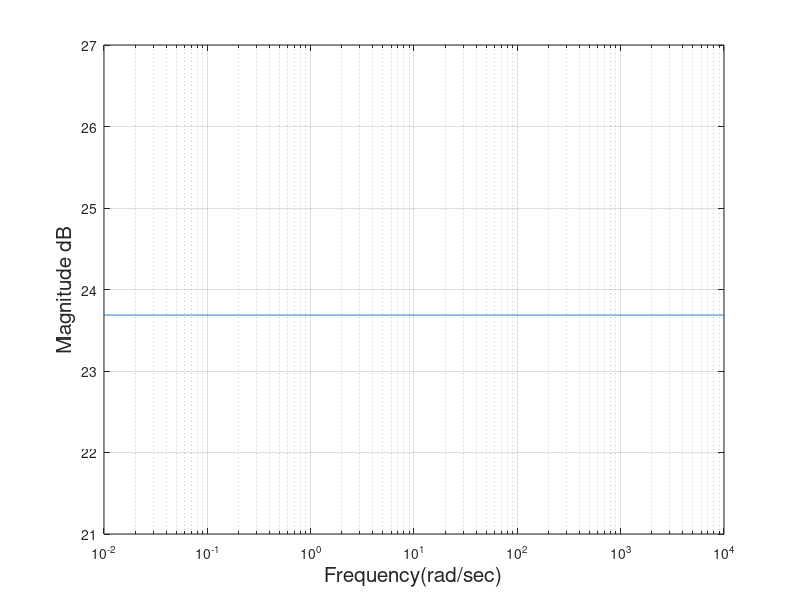
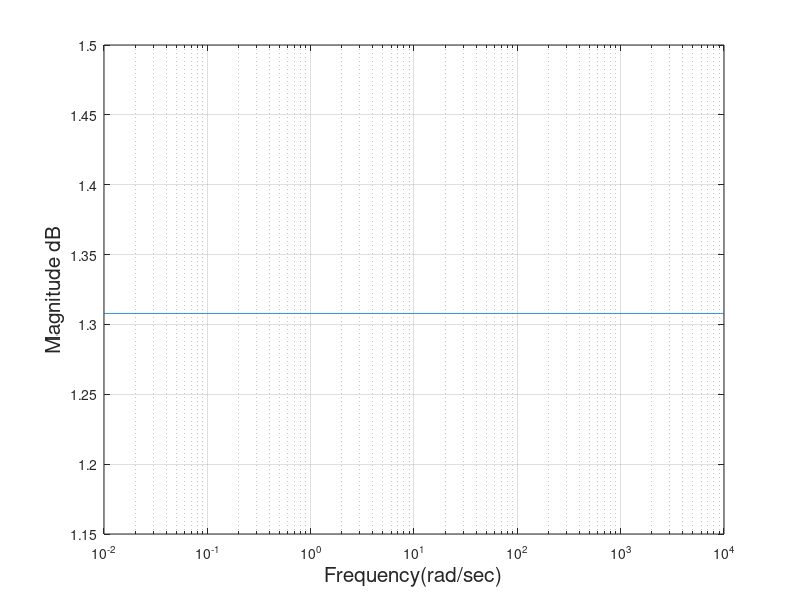
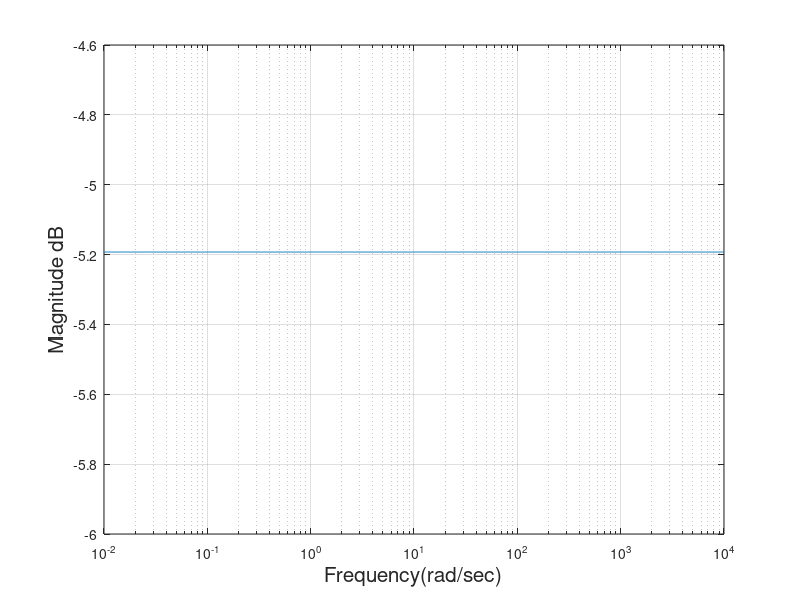
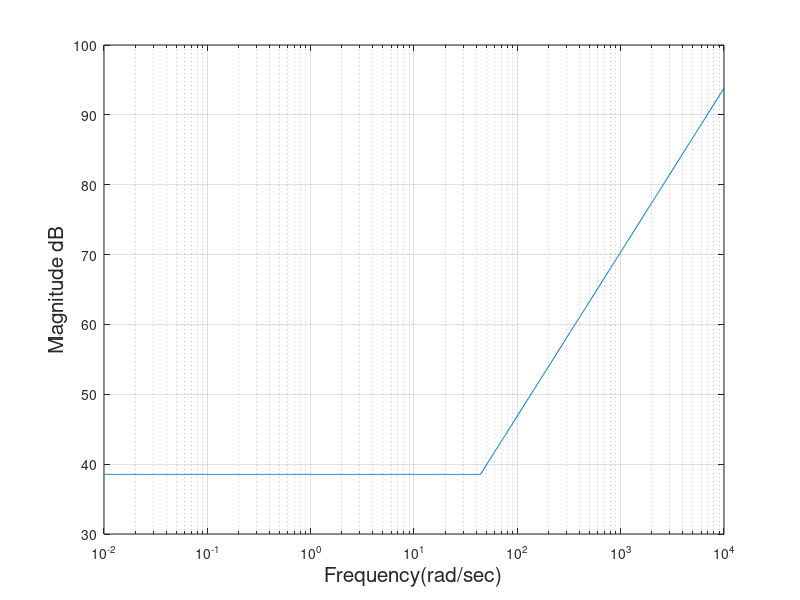

Reproduce these figures in MATLAB, in order.
clc;
clf;
clear all;
close all;
Kp = 15.2864;
Ki = 98.1268;
Kd = 1.1625;
alpha = 0.1578;
beta = 1.0148;
 K= 0.55;
 T = 62;
Wcr = (abs(Ki/Kd))^(1/(alpha + beta));
Wcr1 = (abs(1/62));
w = logspace(-2 , 4, 1000);
mask = w < Wcr;
 mask1 = w < Wcr1
mag1 = 20*log10(Kp)*ones(size(w));
mag2 = 20*log10(Kd)*ones(size(w));
mag3 = 20*log10(K)*ones(size(w));
mag4 =  (mask).*(20*log10(Ki/Kd)) + (~mask).*(20*(alpha + beta)*log10(w));
mag5 = -20*log10(w);
mag6 =  (mask1).*(-20*log10(1)) + (~mask1).*(-20*log10(62*w));

combined = mag1 + mag2 + mag3 + mag4 + mag5 + mag6 ;
 
figure(1);
plot(1,1);
semilogx(w, mag1)
xlabel('Frequency(rad/sec)','FontSize', 15);
ylabel('Magnitude dB','FontSize', 15);
grid on;

figure(2);
plot(1,2);
semilogx(w, mag2)
xlabel('Frequency(rad/sec)','FontSize', 15);
ylabel('Magnitude dB','FontSize', 15);
grid on;

figure(3);
plot(1,3);
semilogx(w, mag3)
xlabel('Frequency(rad/sec)','FontSize', 15);
ylabel('Magnitude dB','FontSize', 15);
grid on;
 
figure (4);
plot(1,4);
semilogx(w, mag4)
xlabel('Frequency(rad/sec)','FontSize', 15);
ylabel('Magnitude dB','FontSize', 15);
grid on;
 
figure (5);
plot(1,5);
semilogx(w, mag5)
xlabel('Frequency(rad/sec)','FontSize', 15);
ylabel('Magnitude dB','FontSize', 15);
grid on;
 
figure (6);
plot(1,6);
semilogx(w, mag6)
xlabel('Frequency(rad/sec)','FontSize', 15);
ylabel('Magnitude dB','FontSize', 15);
grid on;
 
figure(7);
plot(1,7);
semilogx(w, combined,'Color','blue','LineStyle','--')
xlabel('Frequency(rad/sec)','FontSize', 15);
ylabel('Magnitude dB','FontSize', 15);
grid on;
legend('Asymptotic magnitude bode plot','Location','NorthEast')

 
plot(1,1);
semilogx(w, combined,'Color','blue','LineStyle','--')
xlabel('Frequency(rad/sec)','FontSize', 15);
ylabel('Magnitude dB','FontSize', 15);
grid on;
hold on;

 
clc;
clear 
Kp = 15.2864;
Ki = 98.1268;
Kd = 1.1625;
alpha = 0.1578;
beta = 1.0148;
 K= 0.55;
 T = 62;

w=logspace(-2,4,1000);
Mag=@(w) (20*log10(abs(sqrt(Kp).^2)) + 20*log10(abs(sqrt(Kd).^2)) + 20*log10(abs(sqrt(K).^2)) + 20*log10(abs(sqrt((i.*w).^(alpha+beta) + ((i.*w).^alpha)/Kd + (Ki/Kd)).^2)) - 20*log10(abs(sqrt((T*(i.*w)) + 1).^2)) - 20*log10(abs(sqrt(i*w).^alpha).^2));   
semilogx(w,Mag(w) ,'Color','red');
hold on;
grid on;
xlabel('Frequency (rad/sec)','FontSize', 15);
ylabel('Magnitude (dB)','FontSize', 15);
legend('Asymptotic magnitude bode plot','Exact magnitude bode plot','Location','NorthEast')
